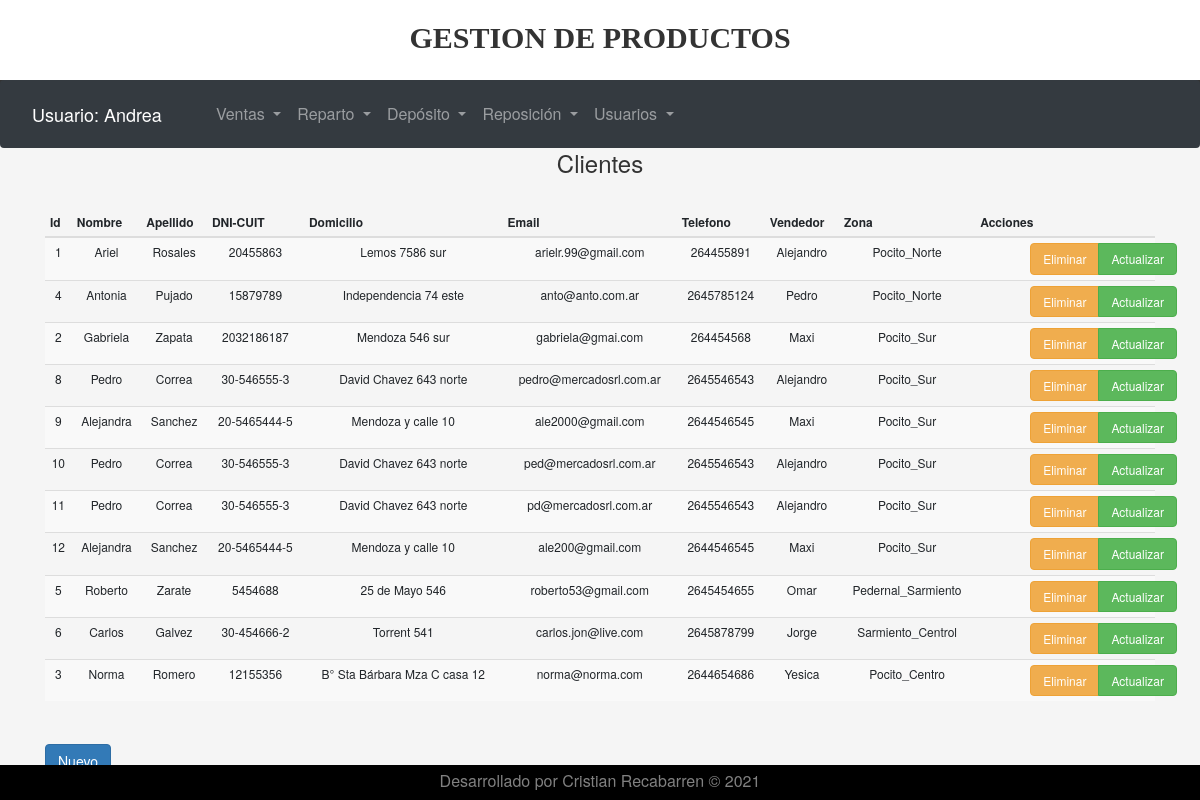
The app's page /views/clientes.php (signed in) with its own data.
### tables this page shows
CREATE TABLE IF NOT EXISTS `usuario` (
  `id` int NOT NULL AUTO_INCREMENT,
  `nombre` varchar(255) NOT NULL,
  `apellido` varchar(30) NOT NULL,
  `email` varchar(255) NOT NULL,
  `password` varchar(255) NOT NULL,
  `id_rol` int NOT NULL,
  `Timestamp` timestamp NOT NULL DEFAULT CURRENT_TIMESTAMP,
  `activo` varchar(30) NOT NULL,
  PRIMARY KEY (`id`)
);

CREATE TABLE IF NOT EXISTS `cliente` (
  `id` int NOT NULL AUTO_INCREMENT,
  `nombre` varchar(30) NOT NULL,
  `apellido` varchar(30) NOT NULL,
  `localidad` varchar(30) NOT NULL,
  `ramo_cliente` varchar(30) NOT NULL,
  `situacion_afip` varchar(30) NOT NULL,
  `dni_cuil` varchar(30) NOT NULL,
  `domicilio` varchar(50) NOT NULL,
  `email` varchar(50) NOT NULL,
  `telefono` varchar(50) NOT NULL,
  `vendedor` int NOT NULL,
  `zona_entrega` int NOT NULL,
  PRIMARY KEY (`id`),
  UNIQUE KEY `email` (`email`)
);

CREATE TABLE IF NOT EXISTS `vendedor` (
  `id` int NOT NULL AUTO_INCREMENT,
  `nombre` varchar(30) NOT NULL,
  `apellido` varchar(30) NOT NULL,
  `email` varchar(30) NOT NULL,
  `domicilio` varchar(30) NOT NULL,
  `telefono` varchar(18) NOT NULL,
  `rol` int NOT NULL,
  PRIMARY KEY (`id`)
);

CREATE TABLE IF NOT EXISTS `zona_entrega` (
  `id` int NOT NULL AUTO_INCREMENT,
  `nombre` varchar(30) NOT NULL,
  `id_vendedor` int NOT NULL,
  `id_camion` int NOT NULL,
  PRIMARY KEY (`id`)
);

### views/home.php (called while the page is built)
<?php
require_once 'layout/header.php';
require_once 'layout/menu.php';
require_once 'layout/footer.php';
?>

### includes/user.php (called while the page is built, shortened)
<?php
require_once 'db.php';
class User extends DB {
    private $nombre;
    public function setUser($user) {
        $query = $this->connect()->prepare('Select * from usuario where nombre = :user');
        $query->execute(['user' => $user]);
        foreach ($query as $currentUser) {
            $this->nombre = $currentUser['nombre'];
        }
    }
    public function getNombre() {
        return $this->nombre;
    }
}

### includes/db.php (called while the page is built)
    <?php
   class  DB{
      private $host ;
      private $db ;
      private $user ;
      private $password;
      private $charset;
        public function  __construct() {
            $this->host ='localhost';
            $this->db ='logistica' ;
            $this->user ='root' ;
            $this->password = '';
            $this->charset ='utf8mb4' ;
        }
        public function  connect() {
            try{
                $connection = "mysql:host=" . $this->host . ";dbname=" . $this->db . ";charset=" . $this->charset;
                $options = [PDO:: ATTR_ERRMODE =>PDO::ERRMODE_EXCEPTION ,
                                  PDO:: ATTR_EMULATE_PREPARES => false];
                $pdo = new PDO($connection, $this->user, $this->password, $options);
                return  $pdo ;
            } catch (PDOException  $e ) {
                print_r ("Error de Conexión");
            }
        }
    }
?>

### includes/client.php (called while the page is built, shortened)
<?php
require_once 'db.php';
class Client extends DB {
public function mostrarClient(){
       $query = $this->connect()->prepare('Select cliente.id, cliente.nombre, cliente.apellido, '
                . 'cliente.localidad, cliente.ramo_cliente, cliente.situacion_afip, cliente.dni_cuil, cliente.domicilio,'
               . 'cliente.email, cliente.telefono, vendedor.nombre as vendedor, zona_entrega.nombre as zona_entrega  '
               . 'from cliente inner join vendedor'
               . ' on cliente.vendedor =  vendedor.id '
               . 'inner join zona_entrega on cliente.zona_entrega = zona_entrega.id');
        $query->execute();
        $resultado = $query->fetchAll(PDO::FETCH_ASSOC);
        return $resultado;
}
}
?>

### views/clientes.php (the view, shortened to what this page needs)
<?php
require_once '../includes/user.php';
require_once '../includes/client.php';
$userSession = new UserSession();
$user = new User();
$client = new Client();
if (isset($_SESSION['user'])){
    $user->setUser($userSession->getCurrentUser());
    require_once 'home.php';
} else {
    require_once 'login.php';
}
?>
<h3 class="text-center">Clientes</h3>
<div class="container">
    <div class="table-responsive-lg">
    <table class="table table-condensed table-striped text-center" style='font-size: 12px'>
                <thead>
                    <tr>
                        <th>Id</th>
                        <th>Nombre</th>
                        <th>Apellido</th>
                        <th>DNI-CUIT</th>
                        <th>Domicilio</th>
                        <th>Email</th>
                        <th>Telefono</th>
                        <th>Vendedor</th>
                        <th>Zona</th>
                        <th>Acciones</th>
                    </tr>
                </thead>
                <?php foreach ($client->mostrarClient() as $mostrar): ?>
                    <tr>
                        <td><?php echo $mostrar['id']; ?></td>
                        <td><?php echo $mostrar['nombre']; ?></td>
                        <td><?php echo $mostrar['apellido']; ?></td>
                        <td><?php echo $mostrar['dni_cuil']; ?></td>
                        <td><?php echo $mostrar['domicilio']; ?></td>
                        <td><?php echo $mostrar['email']; ?></td>
                        <td><?php echo $mostrar['telefono']; ?></td>
                        <td><?php echo $mostrar['vendedor']; ?></td>
                        <td><?php echo $mostrar['zona_entrega']; ?></td>
                        <td>
                                <div class="row">
                                    <div class="col-md-3 col-md-offset-3 col-xs-12 text-left">
                                        <div class="btn-group d-flex w-100">
                                            <a href="eliminar.php?id=<?php echo $mostrar['id']; ?>" class="btn btn-warning" style='font-size: 12px'>Eliminar</a>
                                            <a href="editar.php?id=<?php echo $mostrar['id']; ?>" class="btn btn-success" style='font-size: 12px'>Actualizar</a>
                                        </div>
                                    </div>
                                </div>
                            </td>
                    </tr>
                <?php endforeach; ?>
            </table>
        </div>
            <br>
            <a href="">
                <button class="btn btn-primary">Nuevo</button>
            </a>
        </div>

### views/layout/header.php (shortened to what this page needs)
<!DOCTYPE html>
<html>
    <head>
        <link rel="stylesheet" href="https://cdn.jsdelivr.net/npm/bootstrap@4.5.3/dist/css/bootstrap.min.css">
        <link rel="stylesheet" href="http://localhost/SystemLog/css/estilos.css">
    </head>
    <body>
        <div class="header">
            <div class="container" style="text-align: center;">
                <h2><b>GESTION DE PRODUCTOS</b></h2>
            </div>
        </div>

### views/layout/menu.php (shortened to what this page needs)
<div class="menu">
    <nav class="navbar navbar-expand-md navbar-dark bg-dark">
        <a href="http://localhost/SystemLog/index.php" class="navbar-brand">
            <?php
            echo 'Usuario: ' . $user->getNombre();
            ?>
        </a>
        <div class="collapse navbar-collapse" id="secondNavbar">
            <ul class="navbar-nav">
                <li class="nav-item dropdown">
                    <a href="#" class="nav-link dropdown-toggle" data-toggle="dropdown">
                        Ventas
                    </a>
                </li>
                <li class="nav-item dropdown">
                    <a href="#" class="nav-link dropdown-toggle" data-toggle="dropdown">
                        Reparto
                    </a>
                </li>
                <li class="nav-item dropdown">
                    <a href="#" class="nav-link dropdown-toggle" data-toggle="dropdown">
                        Depósito
                    </a>
                </li>
                <li class="nav-item dropdown">
                    <a href="#" class="nav-link dropdown-toggle" data-toggle="dropdown">
                        Reposición
                    </a>
                </li>
                <li class="nav-item dropdown">
                    <a href="#" class="nav-link dropdown-toggle" data-toggle="dropdown">
                        Usuarios
                    </a>
                </li>
            </ul>
        </div>
    </nav>
</div>

### views/layout/footer.php (shortened to what this page needs)
<div class="container" style="text-align: center;">
    <footer  class="footer" id="footer">
        <p>Desarrollado por Cristian Recabarren &copy; <?= date('Y') ?></p>
    </footer>
</div>
 </body>
</html>

### css/estilos.css (style rules this page uses)
body, html { height: 100%; width: 100%; font-size: 16px; position: relative; background: whitesmoke; }
* { padding: 0; margin: 0; }
#footer { text-align: center; clear: both; font-family: 'Helvetica Neue', sans-serif; position:fixed; left:0px; bottom:0px; height:35px; width:100%; background: black; color: #ffffff80; }
#footer p { margin: 5px auto; }
body, html { margin:0; padding:0; }
.header { border-top:1px solid white; background:white; color:#333; height:80px; width:100%; font-family: 'Verdana', cursive; text-align:center }
.menu { height:50px; width:100%; background:#333; color:white; text-align:center; }

### records on screen
usuario: nombre "Andrea"
cliente: id "1", nombre "Ariel", apellido "Rosales", dni_cuil "20455863", domicilio "Lemos 7586 sur", email "arielr.99@gmail.com", telefono "264455891", vendedor.nombre "Alejandro", zona_entrega.nombre "Pocito_Norte"
cliente: id "4", nombre "Antonia", apellido "Pujado", dni_cuil "15879789", domicilio "Independencia 74 este", email "anto@anto.com.ar", telefono "2645785124", vendedor.nombre "Pedro", zona_entrega.nombre "Pocito_Norte"
cliente: id "2", nombre "Gabriela", apellido "Zapata", dni_cuil "2032186187", domicilio "Mendoza 546 sur", email "gabriela@gmai.com", telefono "264454568", vendedor.nombre "Maxi", zona_entrega.nombre "Pocito_Sur"
cliente: id "8", nombre "Pedro", apellido "Correa", dni_cuil "30-546555-3", domicilio "David Chavez 643 norte", email "pedro@mercadosrl.com.ar", telefono "2645546543", vendedor.nombre "Alejandro", zona_entrega.nombre "Pocito_Sur"
cliente: id "9", nombre "Alejandra", apellido "Sanchez", dni_cuil "20-5465444-5", domicilio "Mendoza y calle 10", email "ale2000@gmail.com", telefono "2644546545", vendedor.nombre "Maxi", zona_entrega.nombre "Pocito_Sur"
cliente: id "10", nombre "Pedro", apellido "Correa", dni_cuil "30-546555-3", domicilio "David Chavez 643 norte", email "ped@mercadosrl.com.ar", telefono "2645546543", vendedor.nombre "Alejandro", zona_entrega.nombre "Pocito_Sur"
cliente: id "11", nombre "Pedro", apellido "Correa", dni_cuil "30-546555-3", domicilio "David Chavez 643 norte", email "pd@mercadosrl.com.ar", telefono "2645546543", vendedor.nombre "Alejandro", zona_entrega.nombre "Pocito_Sur"
cliente: id "12", nombre "Alejandra", apellido "Sanchez", dni_cuil "20-5465444-5", domicilio "Mendoza y calle 10", email "ale200@gmail.com", telefono "2644546545", vendedor.nombre "Maxi", zona_entrega.nombre "Pocito_Sur"
cliente: id "5", nombre "Roberto", apellido "Zarate", dni_cuil "5454688", domicilio "25 de Mayo 546", email "roberto53@gmail.com", telefono "2645454655", vendedor.nombre "Omar", zona_entrega.nombre "Pedernal_Sarmiento"
cliente: id "6", nombre "Carlos", apellido "Galvez", dni_cuil "30-454666-2", domicilio "Torrent 541", email "carlos.jon@live.com", telefono "2645878799", vendedor.nombre "Jorge", zona_entrega.nombre "Sarmiento_Centrol"
cliente: id "3", nombre "Norma", apellido "Romero", dni_cuil "12155356", domicilio "B° Sta Bárbara Mza C casa 12", email "norma@norma.com", telefono "2644654686", vendedor.nombre "Yesica", zona_entrega.nombre "Pocito_Centro"
